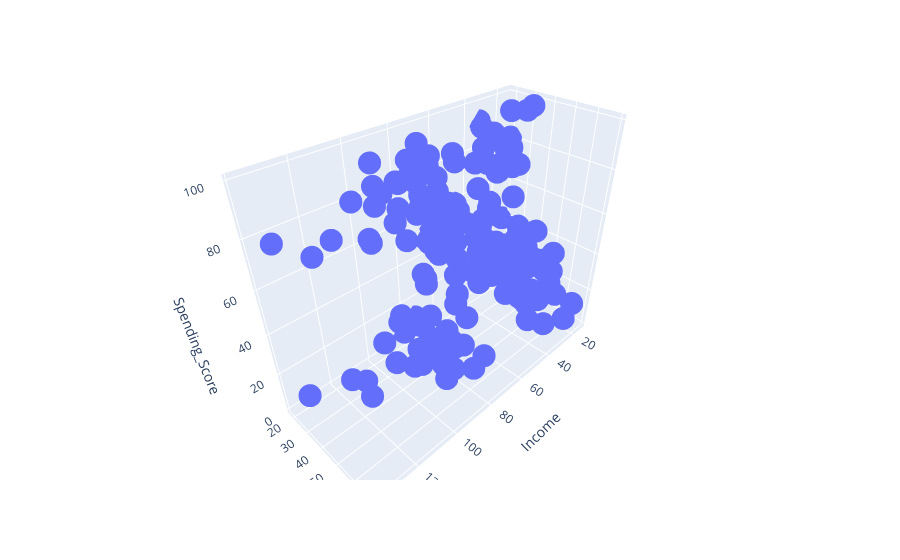

The notebook cell saved with this chart:
### Code cell
fig = px.scatter_3d(df,x = 'Income',y = 'Age',z = 'Spending_Score')
fig.show()

### Figure 1 — Plotly figure (JSON) as saved in the notebook; plotly's stock layout.template omitted (floating-point values rounded to 4 significant figures; data arrays with more than 128 entries replaced by an {"elided": "..."} marker saying what was removed)
{"data": [{"hovertemplate": "Income=%{x}<br>Age=%{y}<br>Spending_Score=%{z}<extra></extra>", "legendgroup": "", "marker": {"color": "#636efa", "symbol": "circle"}, "mode": "markers", "name": "", "scene": "scene", "showlegend": false, "type": "scatter3d", "x": {"elided": "200 int values"}, "y": {"elided": "200 int values"}, "z": {"elided": "200 int values"}}], "layout": {"legend": {"tracegroupgap": 0}, "margin": {"t": 60}, "scene": {"domain": {"x": [0, 1], "y": [0, 1]}, "xaxis": {"title": {"text": "Income"}}, "yaxis": {"title": {"text": "Age"}}, "zaxis": {"title": {"text": "Spending_Score"}}}}}
